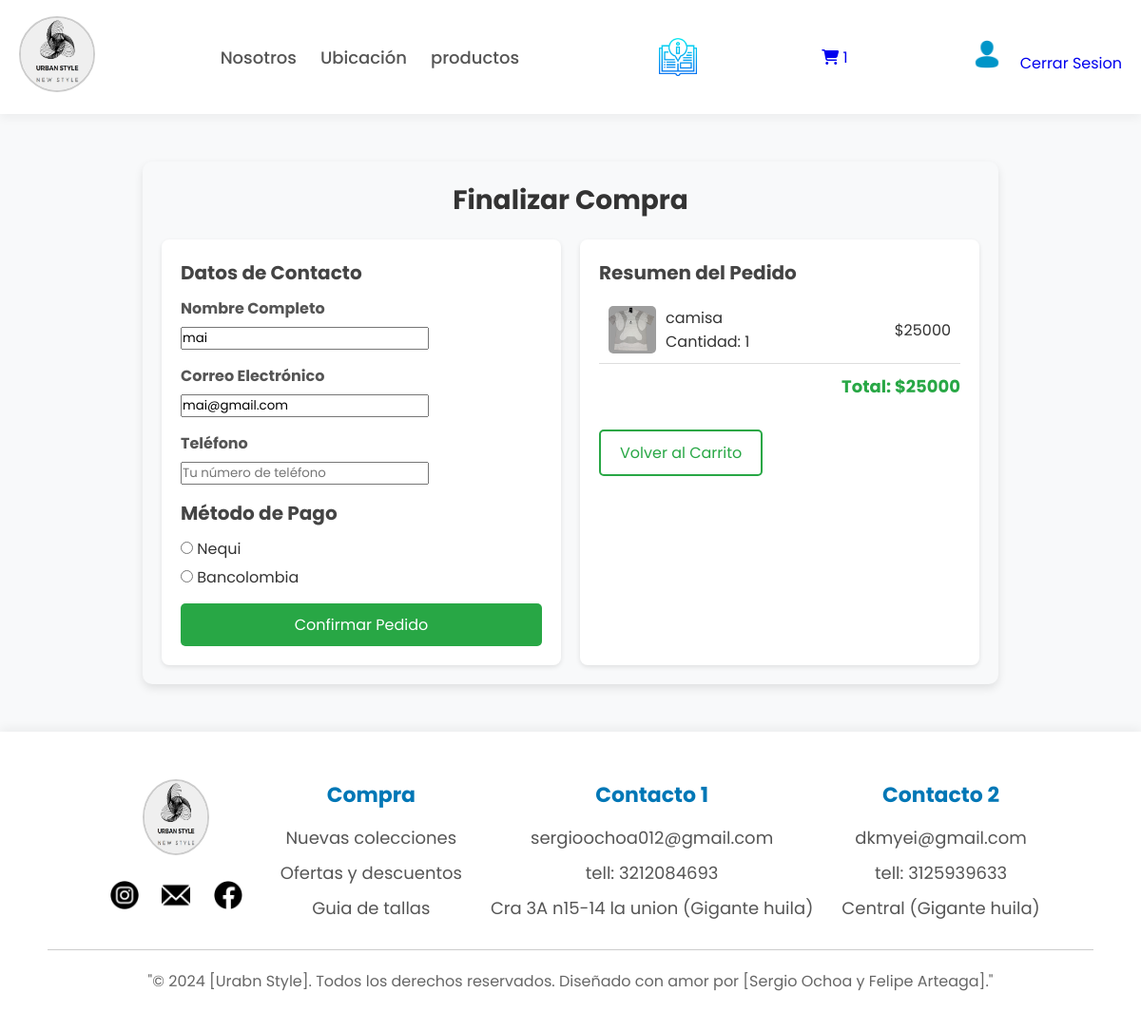
The page /pasarela/ (signed in) on the database as committed earlier.
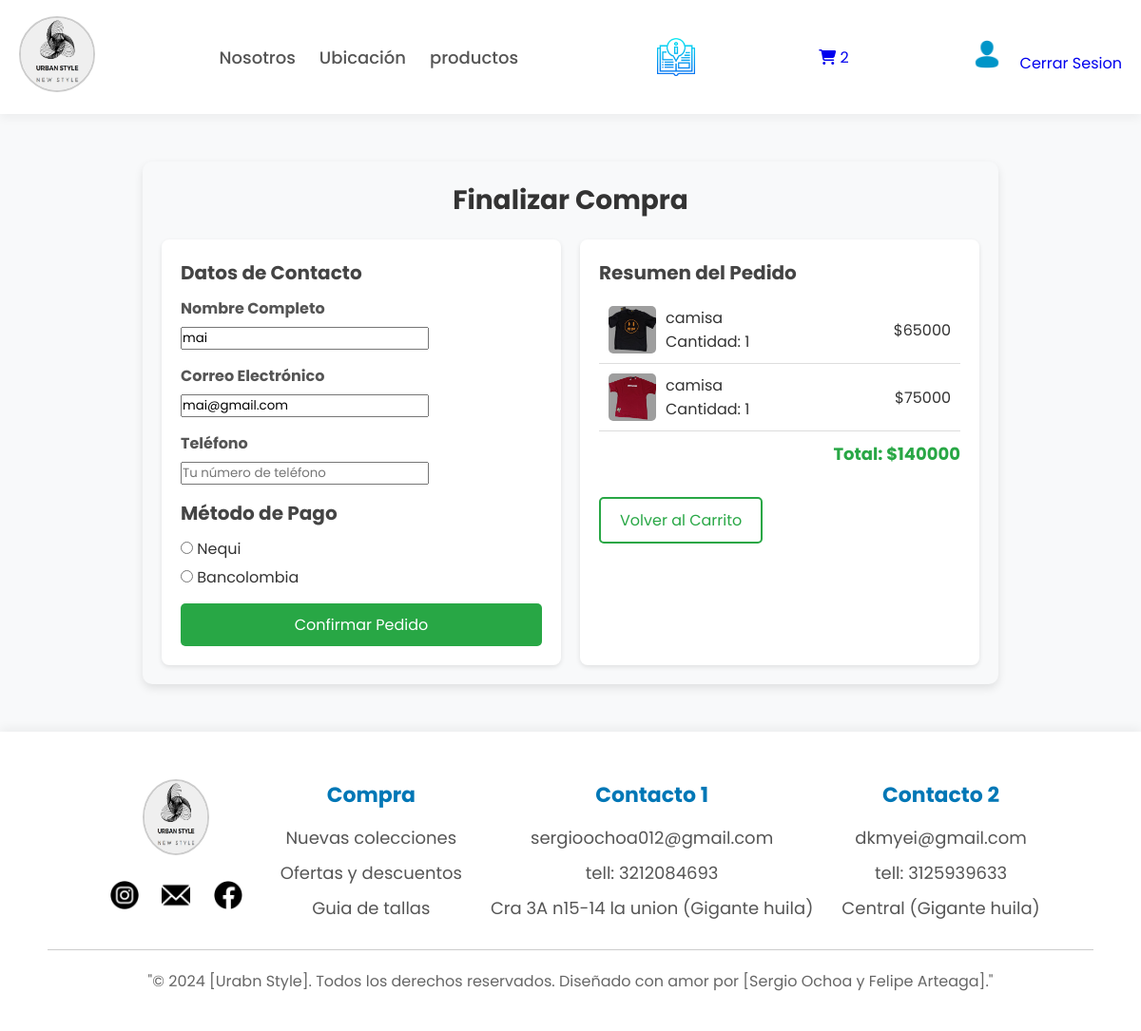
The same page on the database as committed later.
### productos/models.py (models this page shows, shortened)
class CarritoItem(models.Model):
    usuario = models.ForeignKey(User, on_delete=models.CASCADE, null=True, blank=True)
    producto = models.ForeignKey(Producto, on_delete=models.CASCADE)
    cantidad = models.IntegerField(default=1)
    sesion_id = models.CharField(max_length=100, null=True, blank=True)
    fecha_creacion = models.DateTimeField(auto_now_add=True)
    def subtotal(self):
        return self.producto.precio * self.cantidad

class Producto(models.Model):
    nombre = models.CharField(max_length=200)
    descripcion = models.TextField()
    precio = models.DecimalField(max_digits=10, decimal_places=0)
    foto = models.ImageField(upload_to='productos/')
    fecha_creacion = models.DateField(auto_now_add=True)

### productos/views.py (the view)
# urls.py: path('pasarela/', views.pasarela, name='pasarela'),
def pasarela(request):
    carrito_items = []
    total = 0
    if request.user.is_authenticated:
        carrito_items = CarritoItem.objects.filter(usuario=request.user)
    else:
        if request.session.session_key:
            carrito_items = CarritoItem.objects.filter(sesion_id=request.session.session_key)
    if not carrito_items:
        messages.warning(request, "Tu carrito está vacío")
        return redirect('ver_carrito')
    for item in carrito_items:
        total += item.subtotal()
    if request.method == 'POST':
        form = OrdenForm(request.POST)
        metodo_pago = request.POST.get('metodo_pago')
        if form.is_valid() and metodo_pago:
            orden = form.save(commit=False)
            if request.user.is_authenticated:
                orden.usuario = request.user
            else:
                orden.sesion_id = request.session.session_key
            orden.total = total
            orden.metodo_pago = metodo_pago
            orden.save()
            for item in carrito_items:
                OrdenItem.objects.create(
                    orden=orden,
                    producto=item.producto,
                    precio=item.producto.precio,
                    cantidad=item.cantidad
                )
            carrito_items.delete()
            enviar_correo_confirmacion(orden)
            messages.success(request, "Tu pedido ha sido procesado con éxito")
            return redirect('confirmar', orden_id=orden.id)
        else:
            messages.error(request, "Por favor selecciona un método de pago válido.")
    else:
        initial_data = {}
        if request.user.is_authenticated:
            try:
                datos = Datos.objects.get(usuario=request.user)
                initial_data = {
                    'nombre': f"{datos.nombre} {datos.apellido}",
                    'email': request.user.email
                }
            except Datos.DoesNotExist:
                initial_data = {
                    'nombre': request.user.username,
                    'email': request.user.email
                }
        form = OrdenForm(initial=initial_data)
    return render(request, 'pasarela.html', {
        'form': form,
        'carrito_items': carrito_items,
        'total': total
    })

### productos/forms.py
class OrdenForm(forms.ModelForm):
    METODOS_PAGO = [
        ('nequi', 'Nequi'),
        ('bancolombia', 'Bancolombia'),
    ]
    metodo_pago = forms.ChoiceField(
        choices=METODOS_PAGO,
        widget=forms.RadioSelect,
        required=True
    )
    class Meta:
        model = Orden
        fields = ['nombre', 'email', 'telefono', 'metodo_pago']
        widgets = {
            'nombre': forms.TextInput(attrs={'class': 'form-control', 'placeholder': 'Tu nombre completo'}),
            'email': forms.EmailInput(attrs={'class': 'form-control', 'placeholder': 'tucorreo@ejemplo.com'}),
            'telefono': forms.TextInput(attrs={'class': 'form-control', 'placeholder': 'Tu número de teléfono'}),
        }

### productos/templates/pasarela.html (shortened to what this page needs)
{% extends 'base.html' %}
{% load static %}
{% block content %}
<link rel="stylesheet" href="{% static 'tienda/pasarela.css' %}">
<div class="checkout-container">
    <h1 class="checkout-titulo">Finalizar Compra</h1>
    <div class="checkout-grid">
        <div class="checkout-form">
            <h2 class="resumen-titulo">Datos de Contacto</h2>
            <form method="POST">
                <div class="form-group">
                    <label for="{{ form.nombre.id_for_label }}">Nombre
Completo</label>
                    {{ form.nombre }}
                </div>
                <div class="form-group">
                    <label for="{{ form.email.id_for_label }}">Correo
Electrónico</label>
                    {{ form.email }}
                </div>
                <div class="form-group">
                    <label for="{{ form.telefono.id_for_label }}">Teléfono</label>
                    {{ form.telefono }}
                </div>
                <h2 class="resumen-titulo">Método de Pago</h2>
                <div class="form-group">
                    {% for radio in form.metodo_pago %}
                        <div class="form-check">
                            {{ radio.tag }} {{ radio.choice_label }}
                        </div>
                    {% endfor %}
                </div>
                <button type="submit" class="btn btn-success">
                    Confirmar Pedido
                </button>
            </form>
        </div>
        <div class="checkout-resumen">
            <h2 class="resumen-titulo">Resumen del Pedido</h2>
            {% for item in carrito_items %}
            <div class="resumen-item">
                <div class="resumen-producto">
                    <img src="{{ item.producto.foto.url }}" alt="{{ item.producto.nombre }}" class="resumen-imagen">
                    <div>
                        <div>{{ item.producto.nombre }}</div>
                        <div>Cantidad: {{ item.cantidad }}</div>
                    </div>
                </div>
                <div>${{ item.subtotal }}</div>
            </div>
            {% endfor %}
            <div class="resumen-total">
                Total: ${{ total }}
            </div>
            <div style="margin-top: 2rem;">
                <a href="{% url 'ver_carrito' %}" class="btn btn-outline">
                    Volver al Carrito
                </a>
            </div>
        </div>
    </div>
</div>
{% endblock %}

### productos/templates/base.html (shortened to what this page needs)
{% load static %}
<!DOCTYPE html>
<html lang="es">
<head>
    <link href="https://cdnjs.cloudflare.com/ajax/libs/font-awesome/6.0.0/css/all.min.css" rel="stylesheet">
    <link rel="stylesheet" href="https://cdnjs.cloudflare.com/ajax/libs/font-awesome/6.5.2/css/all.min.css">
    <link rel="stylesheet" href="{% static 'tienda/base.css' %}">
</head>
<body>
    <header class="header">
        <div class="menu container">
            <a href="{% url 'index' %}" class="logo">
                <img src="{% static 'images/logoyei8a.jpeg' %}" alt="Logo"></a>
            <nav class="navbar">
                <ul>
                    <li><a href="{% url 'nosotros' %}">Nosotros</a></li>
                    <li><a href="{% url 'mapanoti' %}">Ubicación</a></li>
                    <li><a href="{% url 'productos' %}">productos</a></li>
                </ul>
            </nav>
            <a href="{% url 'manual' %}" class="icono-manual">
                <img src="{% static 'images/manu.png' %}" alt="Manual de usuario">
            </a>
            {% with total_items=request.user.carritoitem_set.count %}
                {% if total_items > 0 %}
                    <a href="{% url 'ver_carrito' %}" class="icono-login">
                        <i class="fa-solid fa-cart-shopping"></i>
                        <span class="badge bg-danger">{{ total_items }}</span>
                    </a>
                {% endif %}
            {% endwith %}
        {% if user.is_authenticated %}
            <div class="socials-1">
                <a href="{% url 'perfil' %}"><img src="{% static 'images/login.png' %}" alt=""></a>
                <a href="{% url 'ver_carrito' %}" class="icono-login">
                <a href="{% url 'logout' %}">Cerrar Sesion</a>
            </div>
        {% endif %}
        </div>
    </header>
        <main>
            {% block content %}{% endblock %}
         </main>
    <footer class="footer">
        <div class="container">
             <div class="footer-links">
                <div class="link-img">
                    <a href="{% url 'index' %}" class="logo">
                        <img src="{% static 'images/logoyei8a.jpeg' %}" alt="Logo"></a>
                    <div class="socials-2">
                        <a href="#"><img src="{% static 'images/instagram.png' %}" alt=""></a>
                        <a href="#"><img src="{% static 'images/correo-electronico.png' %}" alt=""></a>
                        <a href="#"><img src="{% static 'images/facebook.png' %}" alt=""></a>
                    </div>
                </div>
                <div class="link">
                    <h3>Compra</h3>
                    <ul>
                        <li><a href="#">Nuevas colecciones</a></li>
                        <li><a href="#">Ofertas y descuentos</a></li>
                        <li><a href="#">Guia de tallas</a></li>
                    </ul>
                </div>
                <div class="link">
                    <h3>Contacto 1</h3>
                    <ul>
                        <li><a href="#">sergioochoa012@gmail.com</a></li>
                        <li><a href="#">tell: 3212084693</a></li>
                        <li><a href="#">Cra 3A n15-14 la union (Gigante huila)</a></li>
                    </ul>
                </div>
                <div class="link">
                    <h3>Contacto 2</h3>
                    <ul>
                        <li><a href="#">dkmyei@gmail.com</a></li>
                        <li><a href="#">tell: 3125939633</a></li>
                        <li><a href="#">Central (Gigante huila)</a></li>
                    </ul>
                </div>
            </div>
            <div class="footer-copy">
                <p>"© 2024 [Urabn Style]. Todos los derechos reservados. Diseñado con amor por [Sergio Ochoa y Felipe Arteaga]."</p>
            </div>
        </div>
    </footer>
</body>
</html>

### productos/static/tienda/base.css (style rules this page uses)
* { margin: 0; padding: 0; box-sizing: border-box; text-decoration: none; list-style: none; font-family: "Poppins", sans-serif; }
body { background-color: #F8F9FA; color: #333; display: flex; flex-direction: column; min-height: 100vh; }
.container { max-width: 1200px; margin: 0 auto; flex: 1; padding: 0 20px; }
.header { background: white; box-shadow: 0px 4px 10px rgba(0, 0, 0, 0.05); min-height: 15vh; display: flex; align-items: center; padding: 15px 0; }
.menu { display: flex; justify-content: space-between; align-items: center; width: 100%; }
.logo img { width: 80px; height: 80px; border-radius: 50%; border: 2px solid #ccc; }
.icono-manual { display: inline-block; margin-left: 15px; }
.icono-manual img { width: 40px; height: auto; vertical-align: middle; transition: transform 0.3s ease-in-out; }
.menu .navbar ul { display: flex; gap: 25px; }
.menu .navbar ul li a { font-size: 18px; color: #555; font-weight: 500; transition: color 0.3s ease-in-out; }
.socials-1 img { width: 30px; margin-right: 15px; }
.footer { background-color: white; padding: 50px 30px 20px; text-align: center; box-shadow: 0px -4px 10px rgba(0, 0, 0, 0.05); }
.footer-links { display: flex; justify-content: center; flex-wrap: wrap; gap: 30px; margin-bottom: 20px; }
.link-img img { width: 70px; margin-bottom: 10px; }
.socials-2 img { width: 30px; margin: 10px; }
.link h3 { font-size: 22px; color: #0077B6; margin-bottom: 15px; }
.link a { font-size: 18px; color: #555; display: block; margin-bottom: 10px; transition: color 0.3s ease-in-out; }
.footer-copy { padding: 20px 0; border-top: 1px solid #ccc; }
.footer-copy p { color: #666; font-size: 16px; }

### productos/static/tienda/pasarela.css (style rules this page uses)
.checkout-container { max-width: 900px; margin: 50px auto; padding: 20px; background-color: #f8f9fa; border-radius: 10px; box-shadow: 0px 4px 10px rgba(0, 0, 0, 0.1); }
.checkout-titulo { text-align: center; font-size: 28px; font-weight: bold; color: #333; }
.checkout-grid { display: grid; grid-template-columns: 1fr 1fr; gap: 20px; margin-top: 20px; }
.checkout-form { background: white; padding: 20px; border-radius: 8px; box-shadow: 0px 2px 5px rgba(0, 0, 0, 0.1); }
.checkout-resumen { background: white; padding: 20px; border-radius: 8px; box-shadow: 0px 2px 5px rgba(0, 0, 0, 0.1); }
.form-group { margin-bottom: 15px; }
.form-group label { font-weight: bold; color: #555; display: block; margin-bottom: 5px; }
.form-check { margin: 5px 0; }
.btn-success { display: block; width: 100%; padding: 10px; background-color: #28a745; color: white; text-align: center; border-radius: 5px; font-size: 16px; text-decoration: none; transition: background 0.3s ease; border: none; cursor: pointer; }
.resumen-titulo { font-size: 20px; font-weight: bold; color: #444; margin-bottom: 10px; }
.resumen-item { display: flex; justify-content: space-between; padding: 10px; border-bottom: 1px solid #ddd; align-items: center; }
.resumen-producto { display: flex; align-items: center; gap: 10px; }
.resumen-imagen { width: 50px; height: 50px; border-radius: 5px; object-fit: cover; }
.resumen-total { font-size: 18px; font-weight: bold; color: #28a745; text-align: right; margin-top: 10px; }
.btn-outline { display: inline-block; padding: 10px 20px; background-color: white; color: #28a745; text-decoration: none; border: 2px solid #28a745; border-radius: 5px; transition: all 0.3s ease; }

Rows that differ between the two databases and show on the page:
removed CarritoItem: producto.foto (picture), producto.nombre "camisa", cantidad "1", subtotal "25000"
added CarritoItem: producto.foto (picture), producto.nombre "camisa", cantidad "1", subtotal "65000"
added CarritoItem: producto.foto (picture), producto.nombre "camisa", cantidad "1", subtotal "75000"
Other text that changed with them:
{{ total_items }}: "1" → "2"
{{ total }}: "25000" → "140000"
